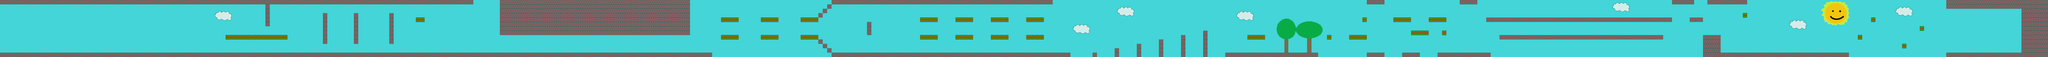

Below is a game level as drawn by its tile map, then a one-line description and the .tmx that defines it (tile-layer data replaced by summaries):
An orthogonal 463x13 tile map with 16x16 px tiles, 2 tile layers (background, graphics) and 125 objects.

<map version="1.0" orientation="orthogonal" renderorder="right-down" width="463" height="13" tilewidth="16" tileheight="16" nextobjectid="409">
 <tileset firstgid="1" name="tileset" tilewidth="16" tileheight="16" tilecount="468" columns="36">
  <image source="tilesheet.png" trans="ffffff" width="576" height="208" />
 </tileset>
 <layer name="background" width="463" height="13">
  <data>[6019 cells, 6019 non-empty, 1 distinct tile ids]</data>
 </layer>
 <layer name="graphics" width="463" height="13">
  <data>[6019 cells, 1441 non-empty, 158 distinct tile ids]</data>
 </layer>
 <objectgroup name="ground">
  <object id="9" x="1536" y="192" width="64" height="16" />
  <object id="33" x="0" y="192" width="768" height="16" />
  <object id="34" x="816" y="192" width="720" height="16" />
  <object id="109" x="768" y="192" width="48" height="16" />
  <object id="110" x="992" y="0" width="48" height="16" />
  <object id="140" x="1600" y="192" width="96" height="16" />
  <object id="141" x="1744" y="192" width="624" height="16" />
  <object id="142" x="3104" y="192" width="48" height="16" />
  <object id="143" x="3200" y="192" width="608" height="16" />
  <object id="144" x="3104" y="0" width="48" height="16" />
  <object id="145" x="3200" y="0" width="608" height="16" />
  <object id="154" x="3152" y="192" width="48" height="16" />
  <object id="259" x="1696" y="192" width="48" height="16" />
  <object id="265" x="2368" y="192" width="208" height="16" />
  <object id="277" x="2944" y="64" width="16" />
  <object id="287" x="3008" y="192" width="96" height="16" />
  <object id="288" x="2992" y="176" width="16" height="16" />
  <object id="289" x="2976" y="160" width="16" height="16" />
  <object id="290" x="2960" y="144" width="16" height="16" />
  <object id="291" x="2960" y="48" width="16" height="16" />
  <object id="292" x="2976" y="32" width="16" height="16" />
  <object id="293" x="2992" y="16" width="16" height="16" />
  <object id="294" x="3008" y="0" width="96" height="16" />
  <object id="313" x="3808" y="192" width="64" height="16" />
  <object id="314" x="3952" y="192" width="16" height="16" />
  <object id="315" x="4032" y="176" width="16" height="32" />
  <object id="316" x="4112" y="160" width="16" height="48" />
  <object id="319" x="4464" y="192" width="112" height="16" />
  <object id="320" x="4192" y="144" width="16" height="64" />
  <object id="321" x="4272" y="128" width="16" height="80" />
  <object id="322" x="4352" y="112" width="16" height="96" />
  <object id="323" x="4432" y="192" width="32" height="16" />
  <object id="327" x="4576" y="192" width="192" height="16" />
  <object id="338" x="4944" y="192" width="64" height="16" />
  <object id="343" x="5072" y="192" width="64" height="16" />
  <object id="375" x="5424" y="128" width="592" height="16" />
  <object id="376" x="5376" y="64" width="672" height="16" />
  <object id="384" x="6160" y="128" width="64" height="80" />
  <object id="385" x="6176" y="0" width="144" height="16" />
  <object id="386" x="6224" y="192" width="464" height="16" />
  <object id="397" x="7040" y="192" width="272" height="16" />
  <object id="408" x="5200" y="192" width="192" height="16" />
 </objectgroup>
 <objectgroup name="platforms">
  <object id="216" x="816" y="128" width="224" height="16" />
  <object id="261" x="2608" y="128" width="64" height="16" />
  <object id="262" x="2608" y="64" width="64" height="16" />
  <object id="263" x="2752" y="128" width="64" height="16" />
  <object id="264" x="2752" y="64" width="64" height="16" />
  <object id="267" x="2896" y="128" width="64" height="16" />
  <object id="268" x="2896" y="64" width="64" height="16" />
  <object id="300" x="3328" y="64" width="64" height="16" />
  <object id="301" x="3328" y="128" width="64" height="16" />
  <object id="302" x="3456" y="64" width="64" height="16" />
  <object id="303" x="3456" y="128" width="64" height="16" />
  <object id="304" x="3584" y="64" width="64" height="16" />
  <object id="305" x="3584" y="128" width="64" height="16" />
  <object id="306" x="3712" y="64" width="64" height="16" />
  <object id="307" x="3712" y="128" width="64" height="16" />
  <object id="333" x="4512" y="128" width="64" height="16" />
  <object id="335" x="4800" y="128" width="16" height="16" />
  <object id="337" x="4880" y="128" width="64" height="16" />
  <object id="340" x="4928" y="64" width="16" height="16" />
  <object id="342" x="5040" y="64" width="64" height="16" />
  <object id="353" x="5168" y="64" width="64" height="16" />
  <object id="355" x="5216" y="112" width="16" height="16" />
  <object id="391" x="6304" y="48" width="16" height="16" />
  <object id="392" x="6720" y="128" width="16" height="16" />
  <object id="393" x="6768" y="64" height="16" />
  <object id="394" x="6880" y="160" width="16" height="16" />
  <object id="395" x="6768" y="64" width="16" height="16" />
  <object id="396" x="6944" y="96" width="16" height="16" />
  <object id="406" x="5104" y="112" width="64" height="16" />
 </objectgroup>
 <objectgroup name="ceiling">
  <object id="44" x="0" y="0" width="800" height="16" />
  <object id="45" x="800" y="0" width="192" height="16" />
  <object id="46" x="1040" y="0" width="448" height="16" />
  <object id="147" x="1488" y="0" width="48" height="16" />
  <object id="155" x="3152" y="0" width="48" height="16" />
  <object id="211" x="960" y="16" width="16" height="80" />
  <object id="223" x="1168" y="48" width="16" height="112" />
  <object id="224" x="1280" y="48" width="16" height="112" />
  <object id="225" x="1408" y="48" width="16" height="112" />
  <object id="242" x="1504" y="64" width="32" height="16" />
  <object id="254" x="1664" y="0" width="48" height="16" />
  <object id="255" x="1536" y="0" width="128" height="16" />
  <object id="256" x="1808" y="0" width="688" height="128" />
  <object id="297" x="3136" y="80" width="16" height="48" />
  <object id="341" x="4944" y="0" width="64" height="16" />
  <object id="356" x="5280" y="0" width="64" height="16" />
  <object id="380" x="6048" y="0" width="80" height="16" />
  <object id="381" x="6112" y="64" width="48" height="16" />
 </objectgroup>
 <objectgroup name="numbers">
  <object id="204" x="496" y="176" width="12" height="12" />
  <object id="212" x="944" y="112" width="12" height="12" />
  <object id="213" x="624" y="144" width="12" height="12" />
  <object id="215" x="1088" y="20" width="12" height="12" />
  <object id="226" x="1216" y="80" width="12" height="12" />
  <object id="229" x="1328" y="128" width="12" height="12" />
  <object id="230" x="1456" y="80" width="12" height="12" />
  <object id="233" x="1664" y="176" width="12" height="12" />
  <object id="260" x="2128" y="176" width="12" height="12" />
  <object id="285" x="2784" y="84" width="12" height="12" />
  <object id="286" x="2928" y="112" width="12" height="12" />
  <object id="299" x="3168" y="96" width="12" height="12" />
  <object id="308" x="3408" y="64" width="12" height="12" />
  <object id="309" x="3488" y="20" width="12" height="12" />
  <object id="311" x="3536" y="96" width="12" height="12" />
  <object id="312" x="3680" y="176" width="12" height="12" />
  <object id="334" x="4560" y="112" width="12" height="12" />
  <object id="339" x="4976" y="176" width="12" height="12" />
  <object id="347" x="5312" y="16" width="12" height="12" />
  <object id="362" x="5504" y="112" width="12" height="12" />
  <object id="363" x="5568" y="80" width="12" height="12" />
  <object id="364" x="5632" y="112" width="12" height="12" />
  <object id="365" x="5696" y="80" width="12" height="12" />
  <object id="366" x="5760" y="112" width="12" height="12" />
  <object id="367" x="5824" y="80" width="12" height="12" />
  <object id="368" x="5888" y="112" width="12" height="12" />
  </objectgroup>
 <objectgroup name="balls">
  <!-- 7 objects omitted --></objectgroup>
</map>
<!-- 10 of 125 objects omitted -->
